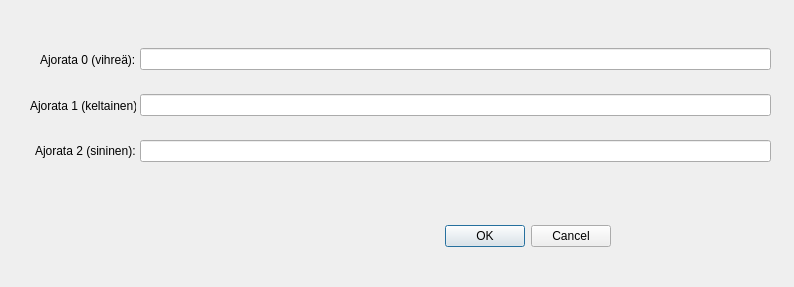
<?xml version="1.0" encoding="UTF-8"?>
<ui version="4.0">
 <class>Dialog</class>
 <widget class="QDialog" name="Dialog">
  <property name="geometry">
   <rect>
    <x>0</x>
    <y>0</y>
    <width>794</width>
    <height>287</height>
   </rect>
  </property>
  <property name="windowTitle">
   <string>Dialog</string>
  </property>
  <widget class="QDialogButtonBox" name="buttonBox">
   <property name="geometry">
    <rect>
     <x>270</x>
     <y>220</y>
     <width>341</width>
     <height>32</height>
    </rect>
   </property>
   <property name="orientation">
    <enum>Qt::Horizontal</enum>
   </property>
   <property name="standardButtons">
    <set>QDialogButtonBox::Cancel|QDialogButtonBox::Ok</set>
   </property>
  </widget>
  <widget class="QWidget" name="verticalLayoutWidget">
   <property name="geometry">
    <rect>
     <x>30</x>
     <y>40</y>
     <width>106</width>
     <height>131</height>
    </rect>
   </property>
   <layout class="QVBoxLayout" name="verticalLayout">
    <item alignment="Qt::AlignRight">
     <widget class="QLabel" name="label_2">
      <property name="text">
       <string>Ajorata 0 (vihreä):</string>
      </property>
     </widget>
    </item>
    <item alignment="Qt::AlignRight">
     <widget class="QLabel" name="label_3">
      <property name="text">
       <string>Ajorata 1 (keltainen):</string>
      </property>
     </widget>
    </item>
    <item alignment="Qt::AlignRight">
     <widget class="QLabel" name="label">
      <property name="text">
       <string>Ajorata 2 (sininen):</string>
      </property>
     </widget>
    </item>
   </layout>
  </widget>
  <widget class="QWidget" name="verticalLayoutWidget_2">
   <property name="geometry">
    <rect>
     <x>140</x>
     <y>30</y>
     <width>631</width>
     <height>151</height>
    </rect>
   </property>
   <layout class="QVBoxLayout" name="verticalLayout_2">
    <item>
     <widget class="QLineEdit" name="Ajorata0lineEdit"/>
    </item>
    <item>
     <widget class="QLineEdit" name="Ajorata1lineEdit"/>
    </item>
    <item>
     <widget class="QLineEdit" name="Ajorata2lineEdit"/>
    </item>
   </layout>
  </widget>
 </widget>
 <resources/>
 <connections>
  <connection>
   <sender>buttonBox</sender>
   <signal>accepted()</signal>
   <receiver>Dialog</receiver>
   <slot>accept()</slot>
   <hints>
    <hint type="sourcelabel">
     <x>248</x>
     <y>254</y>
    </hint>
    <hint type="destinationlabel">
     <x>157</x>
     <y>274</y>
    </hint>
   </hints>
  </connection>
  <connection>
   <sender>buttonBox</sender>
   <signal>rejected()</signal>
   <receiver>Dialog</receiver>
   <slot>reject()</slot>
   <hints>
    <hint type="sourcelabel">
     <x>316</x>
     <y>260</y>
    </hint>
    <hint type="destinationlabel">
     <x>286</x>
     <y>274</y>
    </hint>
   </hints>
  </connection>
 </connections>
</ui>
